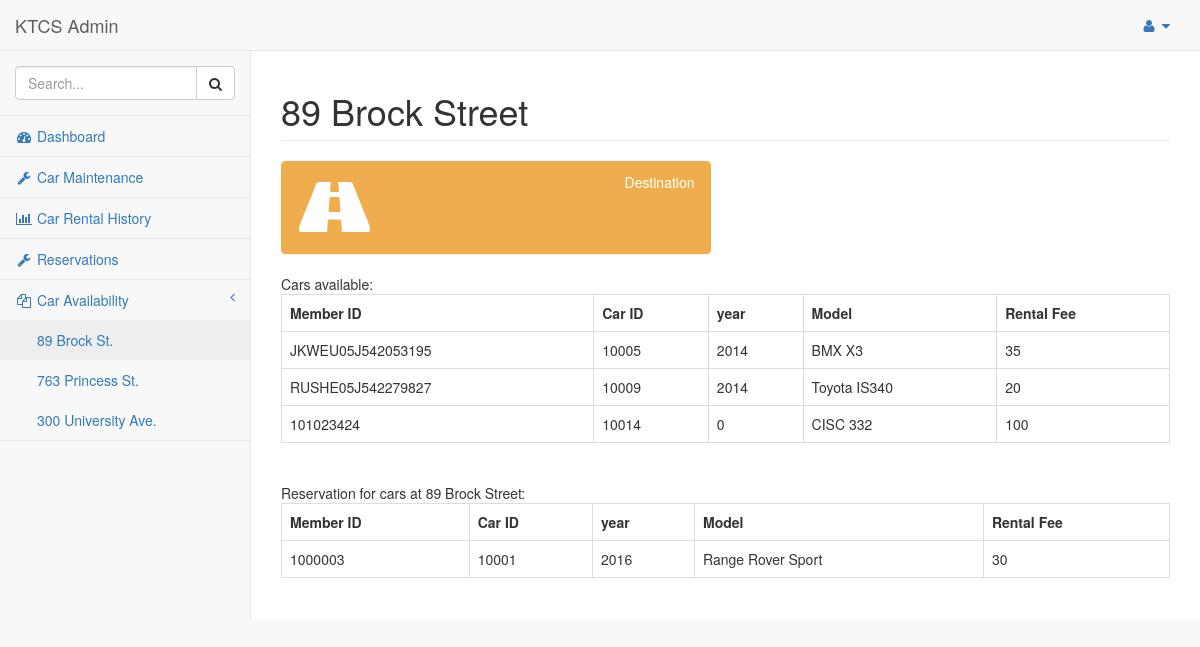
The page /admin/pages/location1.php (signed in) on the database its author committed.
### tables this page shows
CREATE TABLE `car` (
  `vin` varchar(20) NOT NULL,
  `pickup_location` varchar(40) NOT NULL,
  `dropoff_location` varchar(40) DEFAULT NULL,
  `make_model` varchar(25) NOT NULL,
  `year` year(4) NOT NULL,
  `rental_fee` int(11) NOT NULL,
  `carID` int(11) NOT NULL,
  `available` int(1) NOT NULL DEFAULT '0'
);

CREATE TABLE `reservation` (
  `carID` int(11) NOT NULL,
  `memberID` int(11) NOT NULL,
  `reservation_num` varchar(20) NOT NULL,
  `date` date NOT NULL,
  `access_code` varchar(20) NOT NULL,
  `length_of_reservation` int(11) NOT NULL
);

### admin/pages/location1.php (the view, shortened to what this page needs)
 <!DOCTYPE html>
<html lang="en">
<head>
    <link href="../vendor/bootstrap/css/bootstrap.min.css" rel="stylesheet">
    <link href="../vendor/metisMenu/metisMenu.min.css" rel="stylesheet">
    <link href="../dist/css/sb-admin-2.css" rel="stylesheet">
    <link href="../vendor/morrisjs/morris.css" rel="stylesheet">
    <link href="../vendor/font-awesome/css/font-awesome.min.css" rel="stylesheet" type="text/css">
</head>
<body>
    <div id="wrapper">
        <nav class="navbar navbar-default navbar-static-top" role="navigation" style="margin-bottom: 0">
            <div class="navbar-header">
                <a class="navbar-brand" href="index.php">KTCS Admin</a>
            </div>
            <ul class="nav navbar-top-links navbar-right">
                <li class="dropdown">
                    <a class="dropdown-toggle" data-toggle="dropdown" href="#">
                        <i class="fa fa-user fa-fw"></i> <i class="fa fa-caret-down"></i>
                    </a>
                </li>
            </ul>
            <div class="navbar-default sidebar" role="navigation">
                <div class="sidebar-nav navbar-collapse">
                    <ul class="nav" id="side-menu">
                        <li class="sidebar-search">
                            <div class="input-group custom-search-form">
                                <input type="text" class="form-control" placeholder="Search...">
                                <span class="input-group-btn">
                                <button class="btn btn-default" type="button">
                                    <i class="fa fa-search"></i>
                                </button>
                            </span>
                            </div>
                        </li>
                        <li>
                            <a href="index.php"><i class="fa fa-dashboard fa-fw"></i> Dashboard</a>
                        </li>
						<li>
                            <a href="carM.php"><i class="fa fa-wrench fa-fw"></i> Car Maintenance</a>
                        </li>
                        <li>
                            <a href="carHistory.php"><i class="fa fa-bar-chart-o fa-fw"></i> Car Rental History</a>
                        </li>
                        <li>
                            <a href="date1.php"><i class="fa fa-wrench fa-fw"></i> Reservations</a>
                        </li>
                        <li>
                            <a href="#"><i class="fa fa-files-o fa-fw"></i> Car Availability<span class="fa arrow"></span></a>
                            <ul class="nav nav-second-level">
                                <li>
                                    <a href="location1.php">89 Brock St.</a>
                                </li>
                                <li>
                                    <a href="location2.php">763 Princess St.</a>
                                </li>
                                <li>
                                    <a href="location3.php">300 University Ave.</a>
                                </li>
                            </ul>
                        </li>
                    </ul>
                </div>
            </div>
        </nav>
        <div id="page-wrapper">
            <div class="row">
                <div class="col-lg-12">
                    <h1 class="page-header">89 Brock Street</h1>
                </div>
            </div>
            <div class="row">
                <div class="col-lg-6 col-md-6">
                    <div class="panel panel-yellow">
                        <div class="panel-heading">
                            <div class="row">
                                <div class="col-xs-3">
                                    <i class="fa fa-road fa-5x"></i>
                                </div>
                                <div class="col-xs-9 text-right">
                                    <div>Destination</div>
                                </div>
                            </div>
                        </div>
                    </div>
                </div>
            </div>
<?php
if(isset($_SESSION['id'])){
    include_once '../../connection.php';
        echo "Cars available: <br>";
        $query = "SELECT carID, vin, make_model, year, rental_fee FROM car WHERE pickup_location = '89 Brock St.' AND available = '0'";
        $stmt = $dbh->prepare($query);
		$stmt->execute();
        $stmt->bind_result($carID,$vin,$makemodel,$year,$rentalfee);
	echo "<table class='table table-hover table-bordered'>";
	echo "<tr>";
	echo "<th>Member ID</th>";
	echo "<th>Car ID</th>";
	echo "<th>year</th>";
	echo "<th>Model</th>";
	echo "<th>Rental Fee</th>";
	echo "</tr>";
    while ($stmt -> fetch()){
						echo "<tr>";
						echo "<td>$vin</td>";
						echo "<td>$carID</td>";
						echo "<td>$year </td>";
						echo "<td>$makemodel</td>";
						echo "<td>$rentalfee</td>";
						echo "</tr>";
    }
		echo "</table>";
} else {
	header("Location: ../../worklogin.php");
	die();
}
?>
<?php
if(isset($_SESSION['id'])){
    include_once '../../connection.php';
    echo "<br>";
    echo "Reservation for cars at 89 Brock Street: <br>";
    $query = "SELECT car.carID, vin, make_model, year, rental_fee, memberID AS reserved_by FROM car, reservation WHERE pickup_location = '89 Brock St.' AND available = '1' AND reservation.carID = car.carID";
    $stmt = $dbh->prepare($query);
    $stmt->execute();
    $stmt->bind_result($carID,$vin,$makemodel,$year,$rentalfee,$memberID);
	echo "<table class='table table-hover table-bordered'>";
	echo "<tr>";
	echo "<th>Member ID</th>";
	echo "<th>Car ID</th>";
	echo "<th>year</th>";
	echo "<th>Model</th>";
	echo "<th>Rental Fee</th>";
	echo "</tr>";
    if ($stmt -> fetch()){
						echo "<tr>";
						echo "<td>$memberID</td>";
						echo "<td>$carID</td>";
						echo "<td>$year </td>";
						echo "<td>$makemodel</td>";
						echo "<td>$rentalfee</td>";
						echo "</tr>";
    }
    else {
        echo "No cars are reserved at 89 Brock St. currently. <br>";
    }
    echo "</table>";
}
?>
        </div>
    </div>
</body>
</html>

### rows shown on the page
car: vin "JKWEU05J542053195", carID "10005", year "2014", make_model "BMX X3", rental_fee "35"
car: vin "RUSHE05J542279827", carID "10009", year "2014", make_model "Toyota IS340", rental_fee "20"
car: vin "101023424", carID "10014", year "0", make_model "CISC 332", rental_fee "100"
reservation: memberID "1000003", carID.carID "10001", carID.year "2016", carID.make_model "Range Rover Sport", carID.rental_fee "30"
